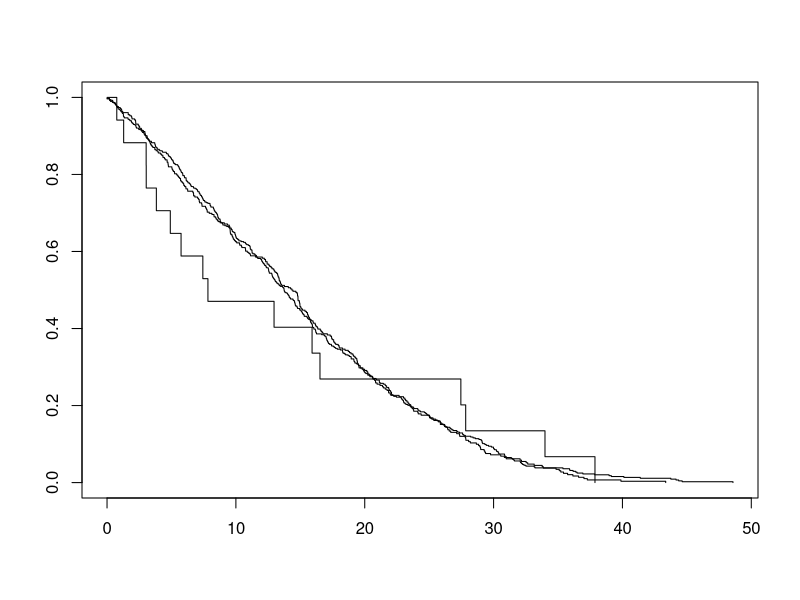
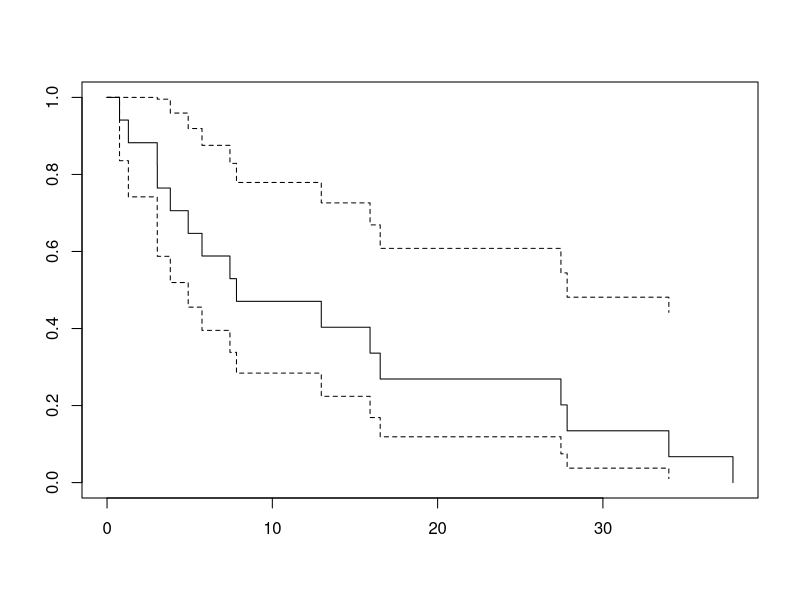

These figures' R source, in order:
# load the standard survival analysis library
library(survival)

# load the raw senator data file
data<-data.frame(read.csv("../data/parl_data.csv", sep=',', header=T, stringsAsFactors = FALSE))

# create exit flags
data$exit     <- ifelse(data$reason != '',1,0)
data$died     <- ifelse(data$reason == 'Death',1,0)
data$retired  <- ifelse(data$reason == 'Retirement',1,0)
data$resigned <- ifelse(data$reason == 'Resignation',1,0)
data$declined <- ifelse(data$reason == 'Appointment declined',1,0)

# add censor times (choose largest date we are aware of)
data$end_date <- ifelse(data$end_date == '', '2013-03-25 00:00:00', as.character(data$end_date))

# create a time variable to use
data$years <- as.numeric(difftime(strptime(data$end_date, format = "%Y-%m-%d 00:00:00"), strptime(data$start_date, format = "%Y-%m-%d 00:00:00"),units="days") / 365.0)

# crude grouping of senators by political leaning
wing <- rep('other', length(data$Political.Affiliation.at.Appointment))
wing[grep('Conservative', data$Political.Affiliation.at.Appointment)] <- 'right'
wing[grep('Liberal', data$Political.Affiliation.at.Appointment)] <- 'left'
data$wing <- wing

# create a survival fit using a survival object formula
# we will look at the survival time to any exit
# use died, retired, resigned, declined to treat other events as censorship
fit <- survfit(Surv(years, exit) ~ wing, data=data)

# summary of results
summary(fit)

# plot the results
plot(fit)

# grab the non liberal, non-conservative senators
others <- data[data$wing == 'other',]

# plot survival curve for other senators
plot(survfit(Surv(years, exit) ~ wing, data=others))